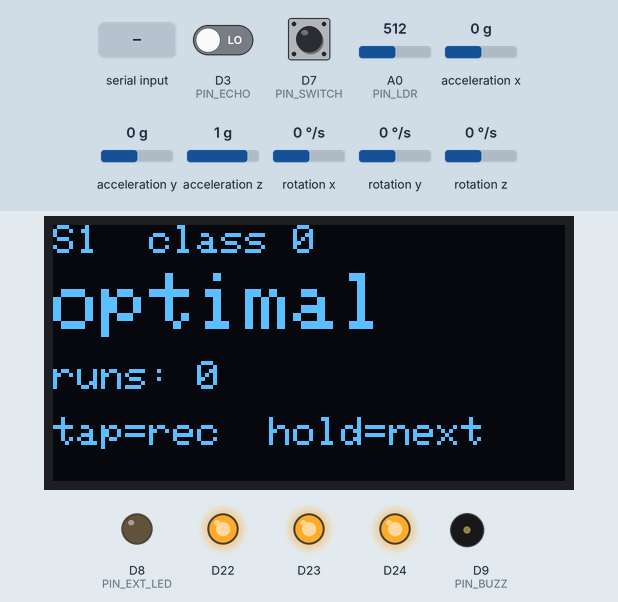
This sketch was run on a simulated Arduino Nano 33 BLE. Shown: 128×64 one-colour display, output pins drawn as LEDs (lit = HIGH), buzzer (waves = sounding). Inputs (shaded band) come from the test bench; at power-on: D7 (PIN_SWITCH) HIGH, D3 (PIN_ECHO) LOW, A0 (PIN_LDR) = 512, acceleration x 0 g, acceleration y 0 g, acceleration z 1 g, rotation x 0 °/s, rotation y 0 °/s, rotation z 0 °/s (analog values on the 0–1023 scale). Pins used as bus, display or sensor lines are not drawn; what the sketch prints to the serial monitor is not drawn.

Above: at 1.2 s.
1.3 s: D7 (PIN_SWITCH) pulled LOW for 0.15 s
At 2.5 s:
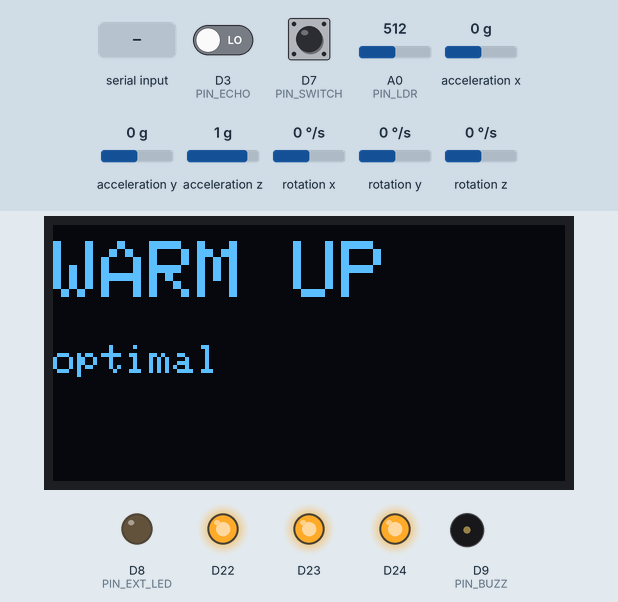
4.4 s: "S90\n" received over Serial
7.4 s: D7 (PIN_SWITCH) pulled LOW for 3.2 s
At 9.1 s:
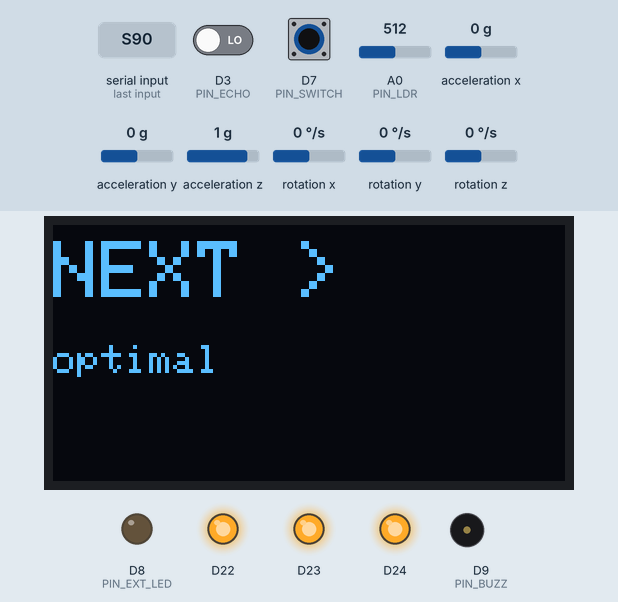
12.2 s: D7 (PIN_SWITCH) pulled LOW for 1 s
At 14.1 s:
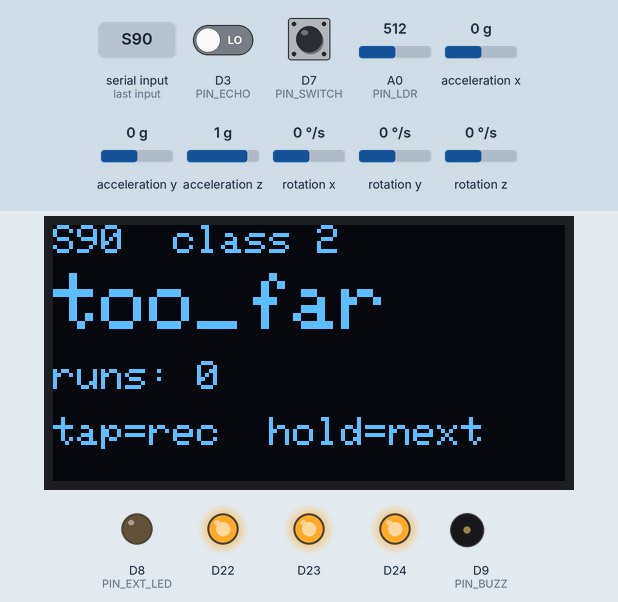
14.8 s: D7 (PIN_SWITCH) pulled LOW for 0.15 s
At 16.3 s:
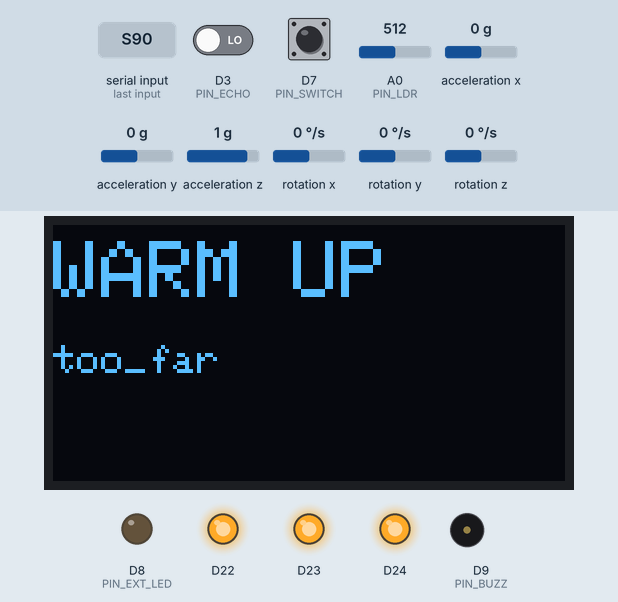
17.9 s: D3 (PIN_ECHO) driven HIGH
At 21.1 s:
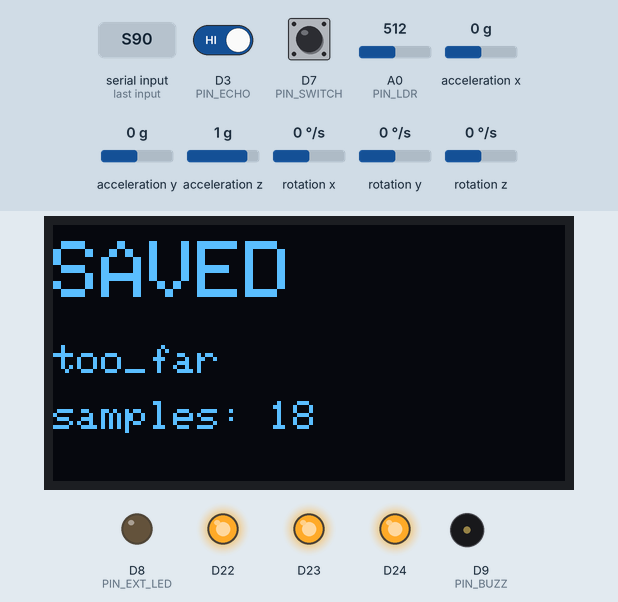
Timing chart, 0 to 21.9 s (numbered marks = the images above; inputs shaded):
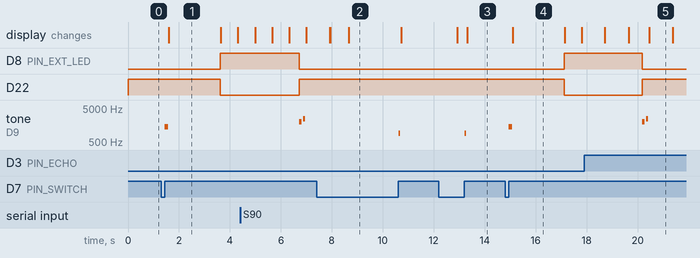

Measured:
- after the input at 1.3 s, D8 (PIN_EXT_LED): LOW → HIGH after 2.3 s; D22: HIGH → LOW after 2.3 s; tone on D9 (PIN_BUZZ): silent → 1400 Hz after 0.15 s, → silent 0.12 s later; the display: changes after 0.30 s (image 1)
- after the input at 7.4 s, tone on D9 (PIN_BUZZ): silent → 900 Hz after 3.2 s, → silent 0.07 s later; the display: first differs from a run without the input after 1.3 s (image 2)
- after the input at 12.2 s, tone on D9 (PIN_BUZZ): silent → 900 Hz after 1.0 s, → silent 0.07 s later; the display: first changes after 0.73 s (image 3 shows a later state)
- after the input at 14.8 s, D8 (PIN_EXT_LED): LOW → HIGH after 2.3 s; D22: HIGH → LOW after 2.3 s; tone on D9 (PIN_BUZZ): silent → 1400 Hz after 0.15 s, → silent 0.12 s later; the display: changes after 0.30 s (image 4)
- what the display in image 1 shows lasts 2.0 s, from 1.6 s to 3.6 s
- what the display in image 5 shows lasts 1.0 s, from 20.4 s to 21.4 s

The sketch:

02b_button_logger.ino
```cpp
/*
 * LightGuide Edge - 02b_button_logger
 * COM683 CW2 | Vishnu Vekariya B00969091 | Ulster University
 *
 * Button-triggered labelled capture. Replaces the free-running logger for real
 * collection: you stage a physical condition, press the button, and exactly one
 * clean run is recorded. Nothing is captured while you are walking around, moving
 * the stand, or adjusting the dimmer - so the dataset contains only settled,
 * deliberately-staged conditions.
 *
 * This also removes the laptop from the loop. The OLED shows the current class, so
 * the whole collection can be done at the stand with the laptop just listening.
 *
 * CONTROLS
 *   SHORT press (< 700 ms)  ->  capture one run
 *                               2 s warm-up discarded, then 3 s recorded (30 samples)
 *   LONG  press (> 700 ms)  ->  cycle to the next class label
 *
 * FEEDBACK
 *   OLED    current label, run count, and status
 *   LED     on while recording
 *   Buzzer  one beep at start, two at end
 *
 * SERIAL PROTOCOL (tools/button_capture.py parses this)
 *   # RUN_START label=2 name=too_far session=1
 *   t_ms,dist_mm,ldr_raw,ax,ay,az,gx,gy,gz,pitch,roll,amag,label,session
 *   ...rows...
 *   # RUN_END rows=30 dropouts=0
 *
 * SERIAL COMMANDS
 *   S<n>   set session id      L<0-5> set label      ?  status
 */

#define BOARD_REV 1

#include <Wire.h>
#include <Adafruit_GFX.h>
#include <Adafruit_SSD1306.h>
#if BOARD_REV == 1
  #include <Arduino_LSM9DS1.h>
#else
  #include <Arduino_BMI270_BMM150.h>
#endif

const int PIN_LDR = A0, PIN_TRIG = 2, PIN_ECHO = 3;
const int PIN_SWITCH = 7, PIN_EXT_LED = 8, PIN_BUZZ = 9;

Adafruit_SSD1306 display(128, 64, &Wire, -1);
bool oledOk = false;

const unsigned long SAMPLE_PERIOD_MS = 100;   // 10 Hz
const unsigned long WARMUP_MS        = 2000;  // discarded: LDR settles, first pings unreliable
const unsigned long RECORD_MS        = 3000;  // 30 samples per run
const unsigned long LONG_PRESS_MS    = 700;
const int  ULTRA_SAMPLES = 5, LDR_SAMPLES = 8, PING_GAP_MS = 10;
const unsigned long ECHO_START_TIMEOUT_US = 15000UL;
const unsigned long ECHO_HIGH_MAX_US      = 25000UL;
const float DIST_MIN_MM = 20.0f, DIST_MAX_MM = 4000.0f;

const char* CLASS_NAMES[6] = {
  "optimal", "too_close", "too_far", "underlit", "overlit", "tilt_off"
};

int label = 0, session = 1;
int runCount[6] = {0, 0, 0, 0, 0, 0};

// ---------------------------------------------------------------- sensing

float pingOnce() {
  digitalWrite(PIN_TRIG, LOW);  delayMicroseconds(4);
  digitalWrite(PIN_TRIG, HIGH); delayMicroseconds(10);
  digitalWrite(PIN_TRIG, LOW);
  unsigned long m = micros();
  while (digitalRead(PIN_ECHO) == LOW)  if (micros() - m > ECHO_START_TIMEOUT_US) return -1;
  unsigned long r = micros();
  while (digitalRead(PIN_ECHO) == HIGH) if (micros() - r > ECHO_HIGH_MAX_US) return -1;
  float mm = (micros() - r) * 0.1715f;
  return (mm < DIST_MIN_MM || mm > DIST_MAX_MM) ? -1 : mm;
}

float readDistanceMm() {
  float v[ULTRA_SAMPLES];
  int n = 0;
  for (int i = 0; i < ULTRA_SAMPLES; i++) {
    float d = pingOnce();
    if (d > 0) v[n++] = d;
    delay(PING_GAP_MS);
  }
  if (n == 0) return -1;
  for (int i = 1; i < n; i++) {          // insertion sort, n <= 5
    float k = v[i]; int j = i - 1;
    while (j >= 0 && v[j] > k) { v[j + 1] = v[j]; j--; }
    v[j + 1] = k;
  }
  return v[n / 2];
}

int readLdr() {
  long a = 0;
  for (int i = 0; i < LDR_SAMPLES; i++) a += analogRead(PIN_LDR);
  return a / LDR_SAMPLES;
}

// ---------------------------------------------------------------- display

void drawIdle() {
  if (!oledOk) return;
  display.clearDisplay();
  display.setTextSize(1);
  display.setCursor(0, 0);
  display.print(F("S")); display.print(session);
  display.print(F("  class ")); display.println(label);
  display.setTextSize(2);
  display.setCursor(0, 12);
  display.println(CLASS_NAMES[label]);
  display.setTextSize(1);
  display.setCursor(0, 34);
  display.print(F("runs: ")); display.println(runCount[label]);
  display.setCursor(0, 48);
  display.println(F("tap=rec  hold=next"));
  display.display();
}

void drawStatus(const __FlashStringHelper* msg, int n) {
  if (!oledOk) return;
  display.clearDisplay();
  display.setTextSize(2);
  display.setCursor(0, 4);
  display.println(msg);
  display.setTextSize(1);
  display.setCursor(0, 30);
  display.println(CLASS_NAMES[label]);
  if (n >= 0) { display.setCursor(0, 44); display.print(F("samples: ")); display.println(n); }
  display.display();
}

// ---------------------------------------------------------------- capture

void captureRun() {
  Serial.print(F("# RUN_START label=")); Serial.print(label);
  Serial.print(F(" name=")); Serial.print(CLASS_NAMES[label]);
  Serial.print(F(" session=")); Serial.println(session);
  Serial.println(F("t_ms,dist_mm,ldr_raw,ax,ay,az,gx,gy,gz,pitch,roll,amag,label,session"));

  tone(PIN_BUZZ, 1400); delay(120); noTone(PIN_BUZZ);

  // Warm-up: sampled but discarded, so the LDR settles and the first ultrasonic
  // pings (which are unreliable) never reach the dataset.
  drawStatus(F("WARM UP"), -1);
  unsigned long t0 = millis();
  while (millis() - t0 < WARMUP_MS) { readDistanceMm(); readLdr(); }

  digitalWrite(PIN_EXT_LED, HIGH);
  digitalWrite(LEDR, LOW);                   // on-board red = recording
  drawStatus(F("REC"), 0);

  unsigned long start = millis(), lastSample = 0;
  int rows = 0, drops = 0;
  while (millis() - start < RECORD_MS) {
    if (millis() - lastSample < SAMPLE_PERIOD_MS) continue;
    lastSample = millis();

    float dist = readDistanceMm();
    int   ldr  = readLdr();
    float ax = 0, ay = 0, az = 0, gx = 0, gy = 0, gz = 0;
    if (IMU.accelerationAvailable()) IMU.readAcceleration(ax, ay, az);
    if (IMU.gyroscopeAvailable())    IMU.readGyroscope(gx, gy, gz);
    float pitch = atan2(-ax, sqrt(ay * ay + az * az)) * 180.0f / PI;
    float roll  = atan2(ay, az) * 180.0f / PI;
    float amag  = sqrt(ax * ax + ay * ay + az * az);

    if (dist < 0) drops++;
    rows++;

    Serial.print(millis() - start); Serial.print(',');
    Serial.print(dist, 1);   Serial.print(',');
    Serial.print(ldr);       Serial.print(',');
    Serial.print(ax, 4);     Serial.print(',');
    Serial.print(ay, 4);     Serial.print(',');
    Serial.print(az, 4);     Serial.print(',');
    Serial.print(gx, 2);     Serial.print(',');
    Serial.print(gy, 2);     Serial.print(',');
    Serial.print(gz, 2);     Serial.print(',');
    Serial.print(pitch, 2);  Serial.print(',');
    Serial.print(roll, 2);   Serial.print(',');
    Serial.print(amag, 4);   Serial.print(',');
    Serial.print(label);     Serial.print(',');
    Serial.println(session);

    if (rows % 5 == 0) drawStatus(F("REC"), rows);
  }

  digitalWrite(PIN_EXT_LED, LOW);
  digitalWrite(LEDR, HIGH);
  runCount[label]++;

  Serial.print(F("# RUN_END rows=")); Serial.print(rows);
  Serial.print(F(" dropouts=")); Serial.println(drops);

  tone(PIN_BUZZ, 2000); delay(90); noTone(PIN_BUZZ); delay(60);
  tone(PIN_BUZZ, 2400); delay(90); noTone(PIN_BUZZ);

  drawStatus(F("SAVED"), rows);
  delay(900);
  drawIdle();
}

// ---------------------------------------------------------------- commands

void handleCommand(const String& c) {
  if (!c.length()) return;
  char k = toupper(c.charAt(0));
  if (k == 'S') { session = c.substring(1).toInt(); Serial.print(F("# session=")); Serial.println(session); }
  else if (k == 'L') {
    int v = c.substring(1).toInt();
    if (v >= 0 && v <= 5) { label = v; Serial.print(F("# label=")); Serial.println(CLASS_NAMES[label]); }
  } else if (k == '?') {
    Serial.print(F("# session=")); Serial.print(session);
    Serial.print(F(" label=")); Serial.print(label);
    Serial.print(F(" (")); Serial.print(CLASS_NAMES[label]); Serial.println(F(")"));
    for (int i = 0; i < 6; i++) {
      Serial.print(F("#   ")); Serial.print(CLASS_NAMES[i]);
      Serial.print(F(": ")); Serial.print(runCount[i]); Serial.println(F(" runs"));
    }
  }
  drawIdle();
}

// ----------------------------------------------------------------

void setup() {
  Serial.begin(115200);
  while (!Serial && millis() < 5000) { }

  pinMode(PIN_TRIG, OUTPUT); pinMode(PIN_ECHO, INPUT); digitalWrite(PIN_TRIG, LOW);
  pinMode(PIN_SWITCH, INPUT_PULLUP);
  pinMode(PIN_EXT_LED, OUTPUT); pinMode(PIN_BUZZ, OUTPUT);
  digitalWrite(PIN_EXT_LED, LOW);
  pinMode(LEDR, OUTPUT); pinMode(LEDG, OUTPUT); pinMode(LEDB, OUTPUT);
  digitalWrite(LEDR, HIGH); digitalWrite(LEDG, HIGH); digitalWrite(LEDB, HIGH);
  analogReadResolution(12);

  Wire.begin();
  IMU.begin();
  oledOk = display.begin(SSD1306_SWITCHCAPVCC, 0x3C);
  if (oledOk) display.setTextColor(SSD1306_WHITE);

  Serial.println(F("# LightGuide Edge - button logger ready"));
  Serial.println(F("# TAP = record one run   HOLD = next class"));
  drawIdle();
}

void loop() {
  static String buf;
  while (Serial.available()) {
    char ch = (char)Serial.read();
    if (ch == '\n' || ch == '\r') { if (buf.length()) { handleCommand(buf); buf = ""; } }
    else if (buf.length() < 16) buf += ch;
  }

  // Press classification: measure how long the button is held, then act on
  // RELEASE. Deciding on release is what lets one button do two jobs.
  static bool wasDown = false;
  static unsigned long downAt = 0;
  bool isDown = (digitalRead(PIN_SWITCH) == LOW);

  if (isDown && !wasDown) {
    downAt = millis();
    wasDown = true;
  } else if (isDown && wasDown && millis() - downAt > LONG_PRESS_MS) {
    // Show the pending action while still held, so the intent is visible before
    // committing to it.
    drawStatus(F("NEXT >"), -1);
  } else if (!isDown && wasDown) {
    unsigned long held = millis() - downAt;
    wasDown = false;
    if (held < 40) return;                         // debounce
    if (held >= LONG_PRESS_MS) {
      label = (label + 1) % 6;
      Serial.print(F("# label -> ")); Serial.println(CLASS_NAMES[label]);
      tone(PIN_BUZZ, 900); delay(70); noTone(PIN_BUZZ);
      drawIdle();
    } else {
      captureRun();
    }
  }
}
```
